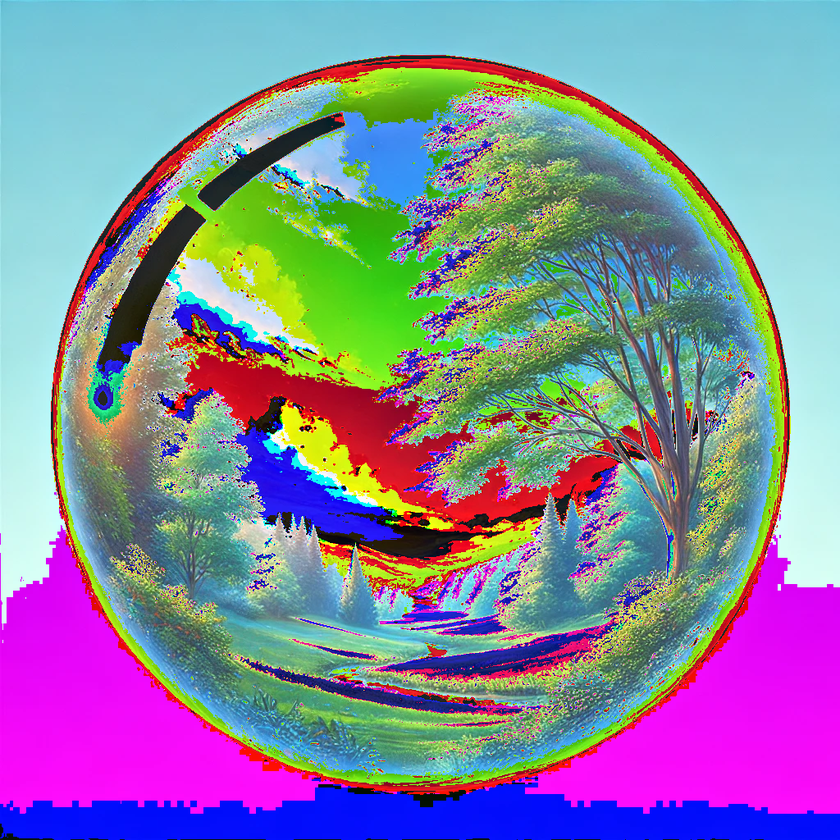
#> input picture encrypted_image.png, 840 x 840 px, shrunk from 1024 x 1024 before the run
$ python image_encryption.py
#> lines starting #> are read from the running program, lines starting #| are printed output that depends on the picture
#> the answer given: 1
#> the answer given: encrypted_image.png
#> the answer given: 3
from PIL import Image
import random

def encrypt_image(image_path, key):
    """Encrypts the image by applying a basic mathematical operation to each pixel."""
#> called with image_path = 'encrypted_image.png', key = 3
    image = Image.open(image_path)
#> image is the input picture: PIL image 840x840 RGB; mean R, G, B 134.3, 133.8, 159.8
    pixels = image.load()
    width, height = image.size
#> width = 840; height = 840
    for i in range(width):
        for j in range(height):
            r, g, b = pixels[i, j]
            r_encrypted = (r + key) % 256
            g_encrypted = (g + key) % 256
            b_encrypted = (b + key) % 256
            pixels[i, j] = (r_encrypted, g_encrypted, b_encrypted)
    encrypted_image_path = "encrypted_image.png"
    image.save(encrypted_image_path)
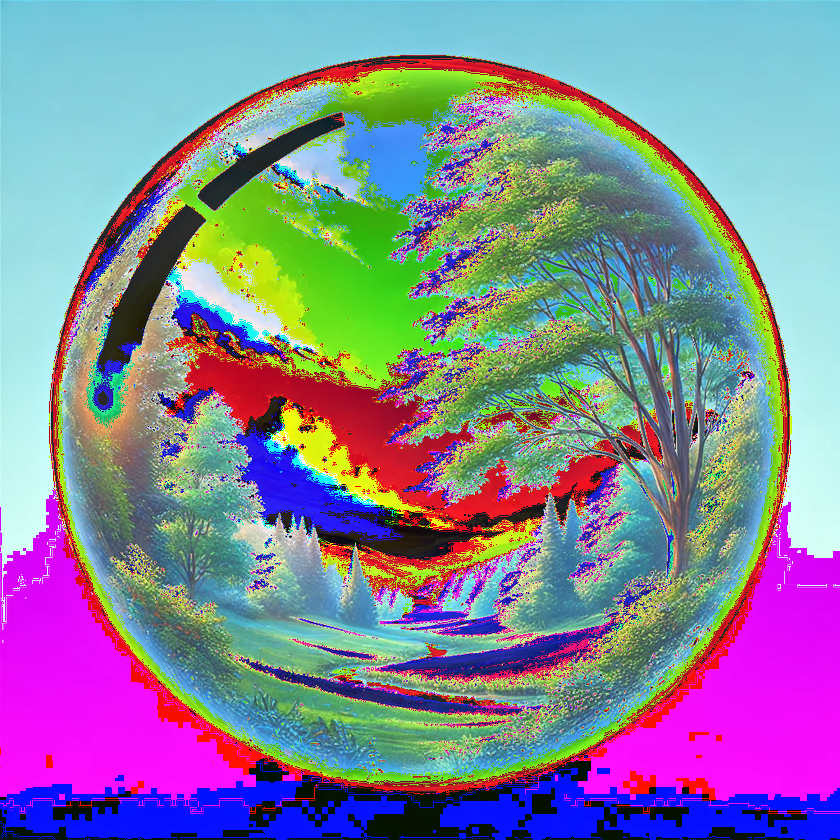
#> saved as encrypted_image.png: PIL image 840x840 RGB; mean R, G, B 132.3, 132.4, 154.1
    print(f"Image encrypted and saved as {encrypted_image_path}")

# [66 lines left out: functions decrypt_image, swap_pixels, reverse_swap_pixels, not called in this run]

def main():
    print("Image Encryption Tool")
    print("1. Encrypt image (using math operations)")
    print("2. Decrypt image (using math operations)")
    print("3. Encrypt image (by swapping pixels)")
    print("4. Decrypt image (by reversing pixel swap)")

    choice = input("Enter your choice (1/2/3/4): ")
    image_path = input("Enter the image file path: ")

    if choice == '1':
        key = int(input("Enter the encryption key (numeric value): "))
        encrypt_image(image_path, key)
    elif choice == '2':
        key = int(input("Enter the decryption key (same as encryption key): "))
        decrypt_image(image_path, key)
    elif choice == '3':
        seed = int(input("Enter the swap seed (numeric value): "))
        swap_pixels(image_path, seed)
    elif choice == '4':
        seed = int(input("Enter the swap seed (same as encryption seed): "))
        reverse_swap_pixels(image_path, seed)
    else:
        print("Invalid choice. Exiting...")

if __name__ == "__main__":
    main()

$ run again, with nature.webp saved as encrypted_image.png
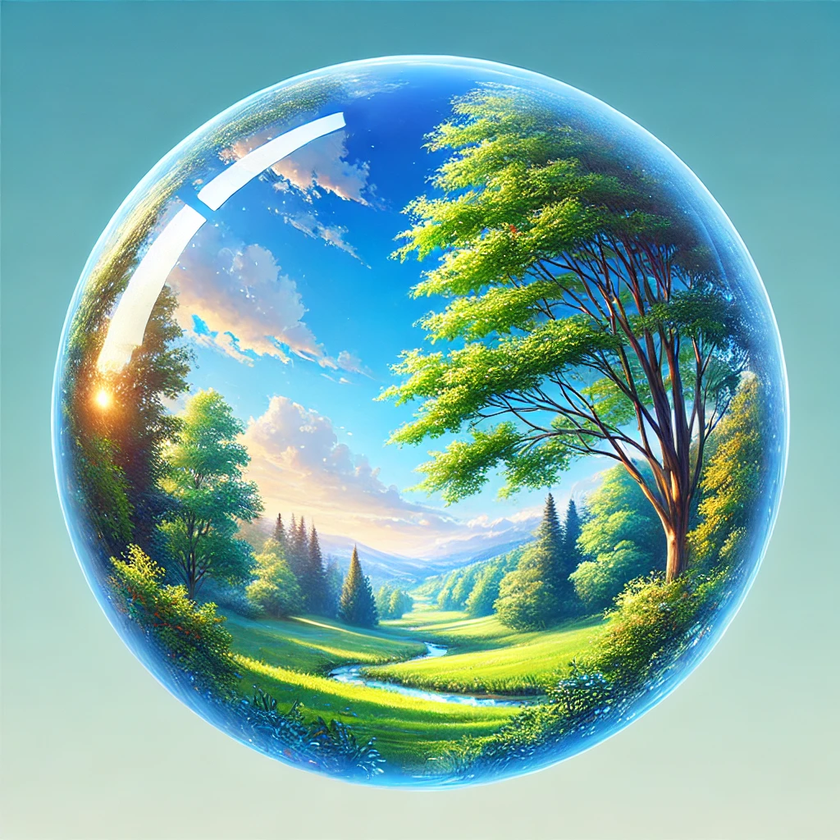
#> input picture nature.webp, 840 x 840 px, shrunk from 1024 x 1024 before the run
#> in encrypt_image, image is the input picture: PIL image 840x840 RGB; mean R, G, B 123.1, 172.1, 167.7
#> in encrypt_image, `image.save(encrypted_image_path)`:
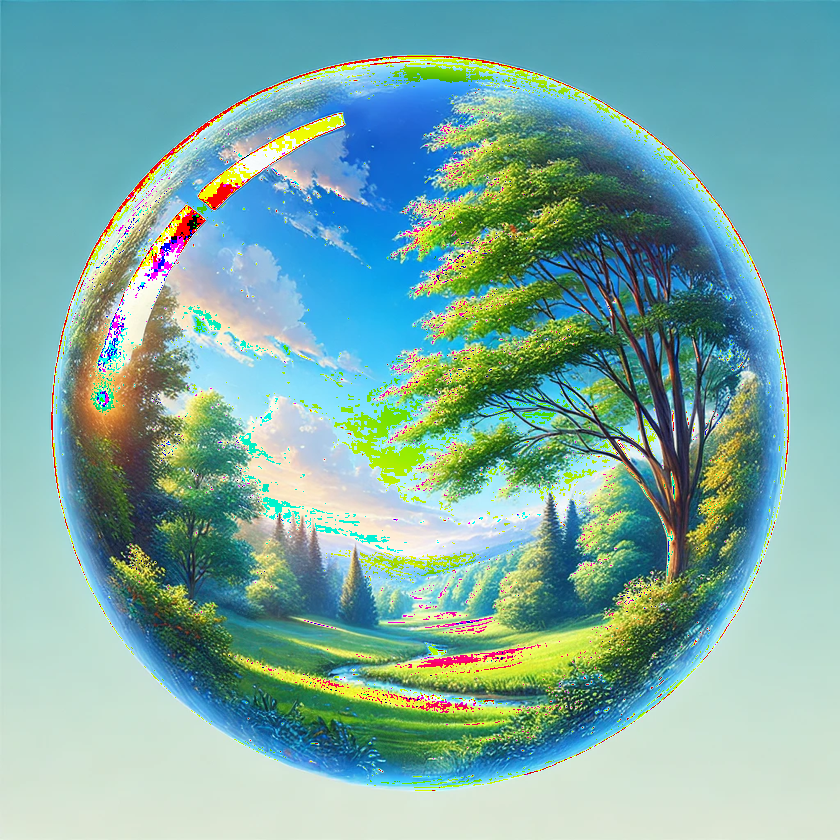
#> saved as encrypted_image.png: PIL image 840x840 RGB; mean R, G, B 124.6, 171.8, 164.5
